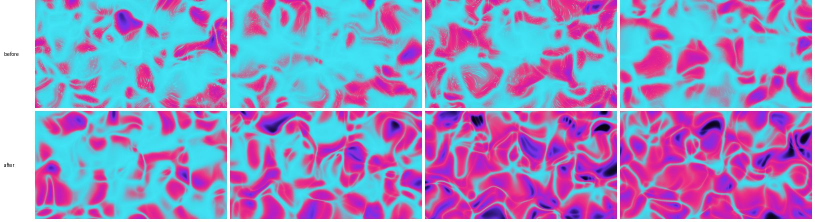
#> input picture worktree-audio-engine-picture/stills-677-caustics-bj.jpg, 1630 x 444 px (shown at 1/2 size)
$ python -i reflook.py   (imports and definitions only)
#> lines starting #> are read from the running program, lines starting #| are printed output that depends on the picture; after the words box and inside, x2 and y2 are one past the last pixel; in counts of white or black regions, pixels touching at a corner belong together
"""
reflook: measure the *picture* of a reference video as structure, not
statistics — the half of tools/ref-scan.py that answers "what is drawn":
how many lit objects, what shapes, how big at what distance from the
centre, how thick the strokes, how far the glow reaches, what colours, and
how it all moves. ref-scan.py calls measure_look() once per visual regime
and writes the result into the bundle as

    report.md   "## Picture, measured": one block per regime, numbers first
    look.json   every detected object (r, angle, size, class, hue, stroke…)
    look.png    per regime: the full-resolution frame, a centre crop, and
                the detection overlay (contours coloured by shape class) —
                the check that the numbers describe what you would see

Coordinates: r is the distance from the frame centre in half-heights (r = 1
at the top/bottom edge), angles in degrees counter-clockwise from +x on
screen. Object sizes are the major axis in the same units; strokes and
glow are pixels of the decoded frame, stated with the frame size.

Why full resolution here when ref-scan.py decodes at a 480×270 budget: a
neon stroke is 2-6 px at 720p — at 480 wide it is under a pixel and the
line and its glow merge into one blob. Only a few frames per clip are
measured this way (one per regime, plus a short window for optical flow),
so the cost stays small.

What each measurement is for, when adapting the look:
  objects / classes / hollow share   what to draw, and whether as outlines or fills
  size ∝ r^b                          b ≈ 1 is a perspective tunnel (size grows
                                      with distance from the vanishing point);
                                      b ≈ 0 is a flat pattern
  rings, fold, on-axis share          where things sit: how many depth rings are
                                      visible at once, rotational multiplicity,
                                      cardinal vs diagonal placement
  stroke inner/outer, glow e-fold     line width in px near the centre vs the
                                      edge, and the bloom radius in px
  hues                                the palette as hue angles with shares
  ground, vignette                    the black: its colour, and centre/edge
  flow p, v, rotation                 radial speed ∝ r^p: p ≈ 1 is a flat
                                      pattern being scaled (a zoom); p ≈ 2 is
                                      a fly-through along the axis (a ring at
                                      depth z sits at r ∝ 1/z and moves at
                                      dr/dt ∝ r²); its magnitude, and the spin
  streak elongation                   motion-blur length: how stretched objects
                                      are along the radial direction at the
                                      edge vs the centre
"""
from __future__ import annotations

import json
import math
import subprocess
from pathlib import Path

import cv2
import numpy as np

FLOW_W = 640  # optical-flow working width
FLOW_FRAMES = 12  # frames at FLOW_FPS around the regime's representative
FLOW_FPS = 30
MIN_AREA_FRAC = 1.5e-5  # smallest object kept, as a share of frame pixels (14 px at 720p)
THR_FLOOR = 0.18  # luminance floor for "lit"
RIDGE_PX = 9  # neighbourhood for the local-maximum test — about a stroke plus its near halo
RIDGE_FRAC = 0.45  # lit = within this fraction of the local maximum (a halo sits well below)
CONTRAST_SIGMA = 20  # px; the surroundings a lit pixel must stand above
CONTRAST_MIN = 0.06  # by at least this much luminance
ARROW_SCALE = 6  # track arrows in the overlay are drawn this many steps long
TRACK_DT = 1 / FLOW_FPS  # frame pair spacing for object tracking
TRACK_MAX_MOVE = 0.06  # a match may move at most this×(1+r) half-heights in one step
TRACK_MAX_TURN = 4.0  # degrees of angular change allowed per step (the spin, plus slack)
GATE_CLASSES = ("hex ring", "frame", "ring", "panel", "disc")  # the compact objects the perspective law is fitted on
GLOW_RINGS = (1, 2, 4, 8, 16, 32)  # distances outside the lit mask, px
GROUND_DIST = 40  # px away from anything lit counts as ground
RING_GAP = 0.06  # objects closer in r than this×(1+r) share a ring
AXIS_TOL = 0.15  # share of the fold period that counts as "on" an axis
HUE_NAMES = ["red", "orange", "yellow", "chartreuse", "green", "spring", "cyan", "azure", "blue", "violet", "magenta", "rose"]
CLASS_COLOURS = {
    "hex ring": (0, 255, 200), "frame": (80, 160, 255), "ring": (200, 255, 80), "bar": (255, 120, 0),
    "panel": (255, 60, 200), "disc": (255, 255, 0), "blob": (160, 160, 160),
}


# ---- frames ----------------------------------------------------------------------


# [9 lines left out: function decode_at, not called in this run]


def luminance(rgb: np.ndarray) -> np.ndarray:
    f = rgb.astype(np.float32) / 255.0
    return 0.2126 * f[..., 0] + 0.7152 * f[..., 1] + 0.0722 * f[..., 2]


def lit_mask(lum: np.ndarray) -> tuple[np.ndarray, float]:
    """The neon cores: a pixel is lit when it is above a floor set from the
    frame's dark level *and* within RIDGE_FRAC of the brightest pixel in its
    neighbourhood — so a line's own halo (a fraction of its core) stays out
    however bright the bloom, while a dim far object, brightest in its own
    patch, stays in."""
    floor = max(THR_FLOOR, float(np.percentile(lum, 20)) + 0.12)
    k = cv2.getStructuringElement(cv2.MORPH_ELLIPSE, (RIDGE_PX, RIDGE_PX))
    local_max = cv2.dilate(lum, k)
    # Haze and bloom are flat: a lit pixel must also stand above its wider
    # surroundings, which a broad glow does not.
    contrast = lum - cv2.GaussianBlur(lum, (0, 0), CONTRAST_SIGMA)
    return (lum > floor) & (lum > RIDGE_FRAC * local_max) & (contrast > CONTRAST_MIN), floor


# ---- objects ---------------------------------------------------------------------


def hue_name(deg: float) -> str:
    return HUE_NAMES[int(((deg + 15) % 360) // 30)]


def classify(hollow: bool, verts: int, elong: float) -> str:
    if elong > 3.0:
        return "bar"
    if hollow:
        if 5 <= verts <= 7:
            return "hex ring"
        if verts == 4:
            return "frame"
        return "ring"
    if verts == 4:
        return "panel"
    if verts >= 8:
        return "disc"
    return "blob"


def describe_objects(rgb: np.ndarray, mask: np.ndarray) -> list[dict]:
    H, W = mask.shape
    cx0, cy0, half = W / 2, H / 2, H / 2
    hsv = cv2.cvtColor(rgb, cv2.COLOR_RGB2HSV)
    n, lab, stats, cents = cv2.connectedComponentsWithStats(mask.astype(np.uint8), connectivity=8)
    min_area = max(6, MIN_AREA_FRAC * W * H)
    out = []
    for i in range(1, n):
        area = int(stats[i, cv2.CC_STAT_AREA])
        if area < min_area:
            continue
        x, y, bw, bh = (int(stats[i, k]) for k in (cv2.CC_STAT_LEFT, cv2.CC_STAT_TOP, cv2.CC_STAT_WIDTH, cv2.CC_STAT_HEIGHT))
        comp = (lab[y : y + bh, x : x + bw] == i).astype(np.uint8)
        contours, hier = cv2.findContours(comp, cv2.RETR_CCOMP, cv2.CHAIN_APPROX_SIMPLE)
        if not contours:
            continue
        outer_i = max(range(len(contours)), key=lambda k: cv2.contourArea(contours[k]))
        outer = contours[outer_i]
        holes = 0.0
        if hier is not None:
            for k, hrow in enumerate(hier[0]):
                if hrow[3] == outer_i:
                    holes += cv2.contourArea(contours[k])
        enclosed = area + holes
        hollow = holes > 0.25 * enclosed
        peri = cv2.arcLength(outer, True)
        verts = len(cv2.approxPolyDP(outer, 0.03 * peri, True)) if peri > 0 else 0
        if len(outer) >= 5:
            (ex, ey), (ax1, ax2), ang = cv2.fitEllipse(outer)
            major, minor = max(ax1, ax2), max(1e-3, min(ax1, ax2))
            # fitEllipse's angle is the minor axis' bearing in image coords (y down)
            major_ang = math.radians(ang + (90.0 if ax1 < ax2 else 0.0))
        else:
            major, minor = float(max(bw, bh)), float(max(1, min(bw, bh)))
            major_ang = 0.0 if bw >= bh else math.pi / 2
        elong = major / minor
        cx, cy = float(cents[i][0]), float(cents[i][1])
        dx, dy = cx - cx0, cy - cy0
        r = math.hypot(dx, dy) / half
        theta = math.degrees(math.atan2(-dy, dx)) % 360.0  # screen ccw, y up
        radial_dir = math.atan2(dy, dx)  # image coords, y down — same frame as major_ang
        radial_align = abs(math.cos(major_ang - radial_dir))
        sel = comp > 0
        hh = hsv[y : y + bh, x : x + bw][sel]
        wts = (hh[:, 1].astype(np.float32) / 255.0) * (hh[:, 2].astype(np.float32) / 255.0) + 1e-6
        hue_rad = hh[:, 0].astype(np.float32) * (2 * math.pi / 180.0)
        hue = math.degrees(math.atan2(np.sum(wts * np.sin(hue_rad)), np.sum(wts * np.cos(hue_rad)))) % 360.0
        sat = float(np.average(hh[:, 1] / 255.0, weights=wts))
        if hollow:
            dt = cv2.distanceTransform(comp, cv2.DIST_L2, 3)
            stroke = float(2.0 * np.median(dt[sel]))
        else:
            stroke = float(minor)
        out.append({
            "_r": r, "_theta": theta, "_half": half,
            "r": round(r, 3), "theta": round(theta, 1), "size": round(major / half, 4), "elong": round(elong, 2),
            "radialAlign": round(radial_align, 2), "areaPx": area, "hollow": bool(hollow), "verts": int(verts),
            "class": classify(hollow, verts, elong), "hue": round(hue, 1), "sat": round(sat, 2),
            "strokePx": round(stroke, 1), "bbox": [x, y, bw, bh], "cx": round(cx, 1), "cy": round(cy, 1),
        })
    return out


# ---- aggregates ------------------------------------------------------------------


def fit_power(xs: np.ndarray, ys: np.ndarray) -> tuple[float, float] | None:
    ok = (xs > 0) & (ys > 0)
    if ok.sum() < 4:
        return None
    b, a = np.polyfit(np.log(xs[ok]), np.log(ys[ok]), 1)
    return float(b), float(a)


def find_rings(objs: list[dict]) -> list[dict]:
    """Peaks of the object-count density along r (log-spaced bins, since a
    tunnel's rings crowd toward the centre): each peak is a depth ring, with
    the number of objects it holds."""
    rs = np.array([o["r"] for o in objs if o["r"] > 0.02])
    if len(rs) < 3:
        return []
    edges = np.exp(np.linspace(np.log(0.02), np.log(2.0), 41))
    hist, _ = np.histogram(rs, bins=edges)
    sm = np.convolve(hist.astype(float), [0.25, 0.5, 0.25], mode="same")
    mids = np.sqrt(edges[:-1] * edges[1:])
    out = []
    for i in range(1, len(sm) - 1):
        if sm[i] >= sm[i - 1] and sm[i] > sm[i + 1] and sm[i] >= max(1.0, 0.15 * sm.max()):
            lo, hi = edges[max(0, i - 1)], edges[min(len(edges) - 1, i + 2)]
            out.append({"r": round(float(mids[i]), 2), "n": int(((rs >= lo) & (rs < hi)).sum())})
    return out


def estimate_fold(objs: list[dict]) -> tuple[int, float]:
    """Largest rotational multiplicity under which most objects have a
    partner at the same r, rotated by one period."""
    pts = [(o["r"], o["theta"]) for o in objs if o["r"] > 0.04]
    if len(pts) < 4:
        return 1, 0.0
    best = (1, 0.0)
    for f in range(2, 9):
        per = 360.0 / f
        hit = 0
        for r, th in pts:
            t2 = (th + per) % 360.0
            if any(abs(r2 - r) < 0.08 * (1 + r) and min(abs(th2 - t2), 360 - abs(th2 - t2)) < 8.0 for r2, th2 in pts):
                hit += 1
        score = hit / len(pts)
        if score >= 0.6 and score >= best[1] - 0.05:
            best = (f, score)
    return best


def axis_shares(objs: list[dict], fold: int) -> tuple[float, float]:
    if fold < 2 or not objs:
        return 0.0, 0.0
    per = 360.0 / fold
    on, diag = 0, 0
    for o in objs:
        ph = o["theta"] % per
        d_axis = min(ph, per - ph)
        d_diag = abs(ph - per / 2)
        if d_axis < AXIS_TOL * per:
            on += 1
        elif d_diag < AXIS_TOL * per:
            diag += 1
    return on / len(objs), diag / len(objs)


def hue_clusters(objs: list[dict]) -> list[dict]:
    if not objs:
        return []
    bins = np.zeros(12)
    for o in objs:
        if o["sat"] < 0.15:
            continue
        bins[int(((o["hue"] + 15) % 360) // 30)] += o["areaPx"]
    tot = bins.sum()
    if tot <= 0:
        return [{"name": "white", "deg": 0, "share": 1.0}]
    order = np.argsort(-bins)
    return [{"name": HUE_NAMES[i], "deg": int(i * 30), "share": round(float(bins[i] / tot), 2)} for i in order[:4] if bins[i] / tot >= 0.05]


def glow_profile(lum: np.ndarray, mask: np.ndarray) -> dict:
    """Mean luminance at rings of distance outside the lit mask, and the
    e-fold length of an exponential fitted to it above the ground level."""
    dist = cv2.distanceTransform((~mask).astype(np.uint8), cv2.DIST_L2, 3)
    ground = float(lum[dist > GROUND_DIST].mean()) if np.any(dist > GROUND_DIST) else 0.0
    core = float(lum[mask].mean()) if mask.any() else 1.0
    prof = []
    for d in GLOW_RINGS:
        sel = (dist >= d) & (dist < d * 1.4 + 0.5)
        prof.append(float(lum[sel].mean()) if sel.any() else ground)
    ds = np.array(GLOW_RINGS, dtype=np.float64)
    ys = np.array(prof) - ground
    ok = ys > 0.01
    efold = None
    if ok.sum() >= 3:
        slope, _ = np.polyfit(ds[ok], np.log(ys[ok]), 1)
        if slope < 0:
            efold = float(-1.0 / slope)
    return {"ground": round(ground, 4), "core": round(core, 3), "profile": [round(p, 4) for p in prof],
            "efoldPx": None if efold is None else round(efold, 1),
            "haloRatio": round(float((prof[2] - ground) / max(1e-3, core - ground)), 3)}


def ground_colour(rgb: np.ndarray, lum: np.ndarray, mask: np.ndarray) -> dict:
    H, W = mask.shape
    dist = cv2.distanceTransform((~mask).astype(np.uint8), cv2.DIST_L2, 3)
    far = dist > GROUND_DIST
    yy, xx = np.mgrid[0:H, 0:W]
    rr = np.hypot(yy - H / 2, xx - W / 2) / (H / 2)
    if not far.any():
        return {"hex": "#000000", "vignette": 1.0}
    c = rgb[far].mean(axis=0).astype(int)
    inner, outer = far & (rr < 0.35), far & (rr > 0.75)
    vig = float(lum[inner].mean() / max(1e-4, lum[outer].mean())) if inner.any() and outer.any() else 1.0
    return {"hex": "#%02x%02x%02x" % tuple(c), "vignette": round(vig, 2)}


# [83 lines left out: functions track_objects, flow_profile, not called in this run]


# ---- one regime ------------------------------------------------------------------


def measure_frame(rgb: np.ndarray) -> dict:
    lum = luminance(rgb)
    mask, thr = lit_mask(lum)
    objs = describe_objects(rgb, mask)
    H, W = mask.shape
    classes: dict[str, int] = {}
    for o in objs:
        classes[o["class"]] = classes.get(o["class"], 0) + 1
    fold, fold_score = estimate_fold(objs)
    on_axis, on_diag = axis_shares(objs, fold)
    # The perspective law is fitted on the gates (GATE_CLASSES) when there are
    # enough of them, else on the substantial objects: streak fragments and
    # specks of bloom sit at every r at the same size and flatten the slope.
    gates = [o for o in objs if o["class"] in GATE_CLASSES and o["r"] > 0.05]
    big = [o for o in objs if o["areaPx"] >= np.median([q["areaPx"] for q in objs]) and o["r"] > 0.05] if objs else []
    fit_set, fit_on = (gates, "gates") if len(gates) >= 6 else (big, "substantial objects")
    rs = np.array([o["r"] for o in fit_set]) if fit_set else np.zeros(0)
    sizes = np.array([o["size"] for o in fit_set]) if fit_set else np.zeros(0)
    fit = fit_power(rs, sizes) if len(fit_set) else None
    # The envelope: how big the biggest things are at each distance — what a
    # perspective model must reproduce even when fragments flatten the fit.
    env = {}
    for lo, hi, key in ((0.1, 0.3, "r0.1-0.3"), (0.3, 0.6, "r0.3-0.6"), (0.6, 1.0, "r0.6-1.0"), (1.0, 2.0, "r>1")):
        s = [o["size"] for o in objs if lo <= o["r"] < hi]
        env[key] = round(float(np.percentile(s, 90)), 3) if len(s) >= 2 else None
    hollow = [o for o in objs if o["hollow"]]
    # 3D cue: an outline with another lit object inside its hole is a prism or
    # a frame seen with depth (the far face shows through the near one).
    nested = 0
    for o in hollow:
        x, y, bw, bh = o["bbox"]
        inner = [q for q in objs if q is not o and x < q["cx"] < x + bw and y < q["cy"] < y + bh and q["areaPx"] < o["areaPx"]]
        if inner:
            nested += 1
    inner = [o["strokePx"] for o in hollow if o["r"] < 0.45]
    outer = [o["strokePx"] for o in hollow if o["r"] >= 0.45]
    el_in = [o["elong"] for o in objs if o["r"] < 0.45]
    el_out = [o["elong"] for o in objs if o["r"] >= 0.45]
    radial_share = float(np.mean([o["radialAlign"] > 0.8 for o in objs if o["elong"] > 1.5])) if any(o["elong"] > 1.5 for o in objs) else 0.0
    return {
        "size": [W, H], "thr": round(thr, 3), "litShare": round(float(mask.mean()), 4), "n": len(objs), "classes": classes,
        "hollowShare": round(len(hollow) / len(objs), 2) if objs else 0.0,
        "nestedShare": round(nested / len(hollow), 2) if hollow else 0.0,
        "sizeFit": None if fit is None else {"b": round(fit[0], 2), "at03": round(float(math.exp(fit[1]) * 0.3 ** fit[0]), 3),
                                              "at09": round(float(math.exp(fit[1]) * 0.9 ** fit[0]), 3), "on": fit_on, "n": len(fit_set)},
        "sizeEnvelope": env,
        "rings": find_rings(objs), "fold": fold, "foldScore": round(fold_score, 2),
        "onAxis": round(on_axis, 2), "onDiag": round(on_diag, 2),
        "stroke": {"innerPx": round(float(np.median(inner)), 1) if inner else None, "outerPx": round(float(np.median(outer)), 1) if outer else None},
        "streak": {"innerElong": round(float(np.median(el_in)), 2) if el_in else None, "outerElong": round(float(np.median(el_out)), 2) if el_out else None,
                   "radialShare": round(radial_share, 2)},
        "hues": hue_clusters(objs), "glow": glow_profile(lum, mask), "ground": ground_colour(rgb, lum, mask),
        "objects": objs,
    }


# [21 lines left out: function overlay, not called in this run]


def strip_private(objs: list[dict]) -> list[dict]:
    return [{k: v for k, v in o.items() if not k.startswith("_")} for o in objs]


# [108 lines left out: functions centre_crop, measure_look, picture_lines, not called in this run]

>>> import cv2
>>> picture = cv2.cvtColor(cv2.imread('../worktree-audio-engine-picture/stills-677-caustics-bj.jpg'), cv2.COLOR_BGR2RGB)
>>> result = measure_frame(picture)
#> in luminance, `return 0.2126 * f[..., 0] + 0.7152 * f[..., 1] + 0.0722 * f[..., 2]`:
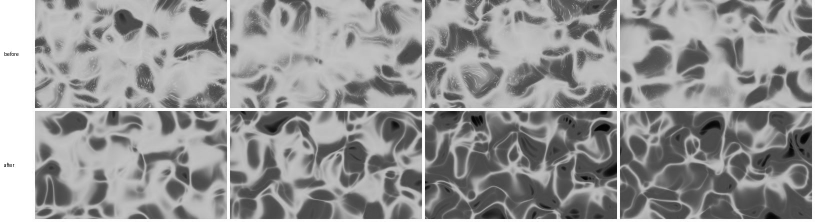
#> returned value: shape (444, 1630) float32 (shown at 1/2 size); min 0, max 1, mean 0.583
#> in lit_mask, `floor = max(THR_FLOOR, float(np.percentile(lum, 20)) + 0.12)`: floor = 0.465
#> in measure_frame, `mask, thr = lit_mask(lum)`:
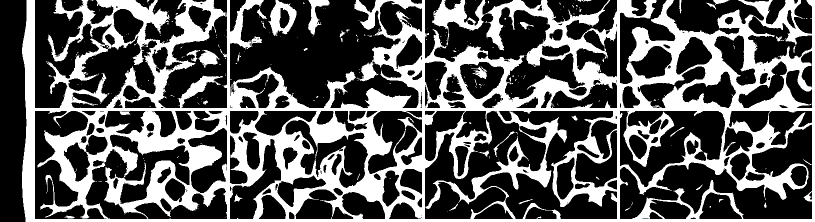
#> mask: shape (444, 1630) bool (shown at 1/2 size); 35.1% white; 292 white regions (258 under 20 px), largest, box (x1, y1, x2, y2) and area: (44, 0, 1630, 444) 246474, (537, 0, 593, 72) 1984, (616, 0, 659, 71) 1138
#> in describe_objects, `hsv = cv2.cvtColor(rgb, cv2.COLOR_RGB2HSV)`: hsv: shape (444, 1630, 3); mean H, S, V 120, 150.2, 218.4
#> in describe_objects, `n, lab, stats, cents = cv2.connectedComponentsWithStats(mask.astype(np..`:
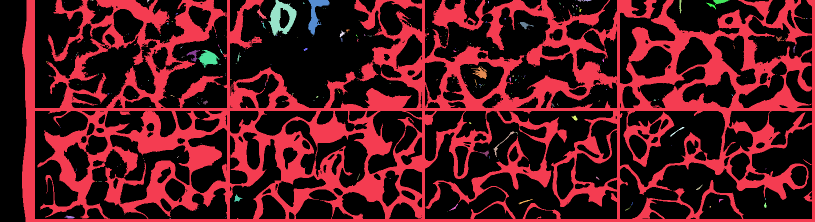
#> lab: shape (444, 1630) int32 (shown at 1/2 size); 293 distinct labels, from 0 to 292; one colour per label, 0 black
#> in describe_objects, `n, lab, stats, cents = cv2.connectedComponentsWithStats(mask.astype(np..`: n = 293; stats = 293 rows, first 6: [0, 0, 1624, 444, 470031], [44, 0, 1586, 444, 246474], [181, 0, 1, 1, 1], [183, 0, 4, 2, 5], [294, 0, 5, 5, 13], [537, 0, 56, 72, 1984]; cents = 293 pairs, first value 93 to 1613, second value 0 to 436
#> the loop in describe_objects, `for i in range(1, n):` made 292 passes
#> (area, x, y, bw, bh, contours, enclosed, hollow) on passes 9, 10, 11, 12, 17, 27, 52: (25, 1155, 0, 12, 4, 1 contour, all with area under 20, 25, False), (31, 1167, 0, 16, 3, 1 contour, all with area under 20, 31, False), (82, 1358, 0, 5, 27, 1 contour; box (x1, y1, x2, y2) and area: (0, 0, 5, 27) 54, 82, False), (171, 1426, 0, 33, 10, 1 contour; box (x1, y1, x2, y2) and area: (0, 0, 33, 10) 135, 171, False), (79, 1413, 5, 19, 14, 1 contour; box (x1, y1, x2, y2) and area: (0, 0, 19, 14) 56, 79, False), (139, 514, 17, 20, 21, 1 contour; box (x1, y1, x2, y2) and area: (0, 0, 20, 21) 110, 139, False), (159, 1040, 44, 28, 14, 1 contour; box (x1, y1, x2, y2) and area: (0, 0, 28, 14) 125, 159, False)
#> (area, x, y, bw, bh, enclosed, hollow, peri) on passes 1, 5, 6: (246474, 44, 0, 1586, 444, 590246.5, True, 13005.5), (1984, 537, 0, 56, 72, 2627.5, False, 254.1), (1138, 616, 0, 43, 71, 1148.5, False, 253.7)
#> pass 1, in describe_objects, `comp = (lab[y : y + bh, x : x + bw] == i).astype(np.uint8)`:
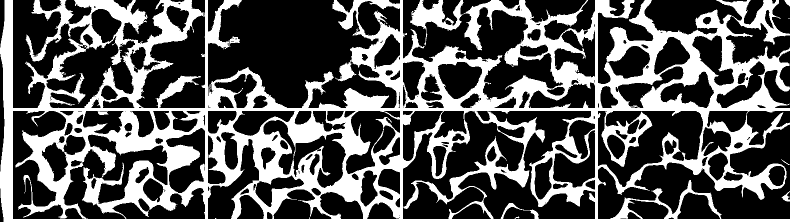
#> comp: shape (444, 1586) (shown at 1/2 size); values 0 (black) and 1 (white), 35% white; 1 white region, box (x1, y1, x2, y2) and area: (0, 0, 1586, 444) 246474
#> pass 1, in describe_objects, `dt = cv2.distanceTransform(comp, cv2.DIST_L2, 3)`:
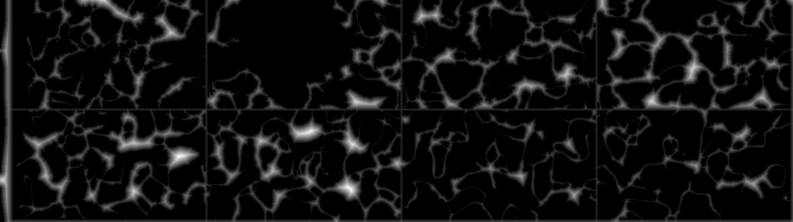
#> dt: shape (444, 1586) float32 (shown at 1/2 size); min 0, max 21.97, mean 1.4; drawn with min black and max white
#> the loop in measure_frame, `for o in objs:` made 49 passes
#> the loop in measure_frame, `for o in hollow:` made 1 pass
#> the loop in find_rings, `for i in range(1, len(sm) - 1):` made 38 passes
#> the loop in hue_clusters, `for o in objs:` made 49 passes
#> after the loop in glow_profile, `for d in GLOW_RINGS:`: sel: shape (444, 1630) bool; 1.1% white; 7 white regions (5 under 20 px), largest, box (x1, y1, x2, y2) and area: (0, 0, 20, 444) 5939, (565, 90, 684, 168) 2285
#> in ground_colour, `far = dist > GROUND_DIST`: far: shape (444, 1630) bool; 0.52% white; 3 white regions, box (x1, y1, x2, y2) and area: (0, 0, 12, 444) 3467, (601, 137, 624, 157) 208, (646, 109, 665, 123) 103
#> in ground_colour, `yy, xx = np.mgrid[0:H, 0:W]`:
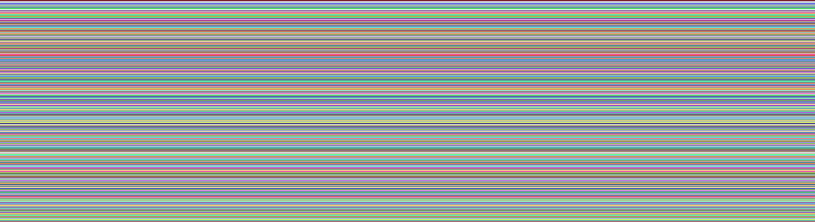
#> yy: shape (444, 1630) int64 (shown at 1/2 size); 444 distinct labels, from 0 to 443; one colour per label, 0 black
#> in ground_colour, `rr = np.hypot(yy - H / 2, xx - W / 2) / (H / 2)`:
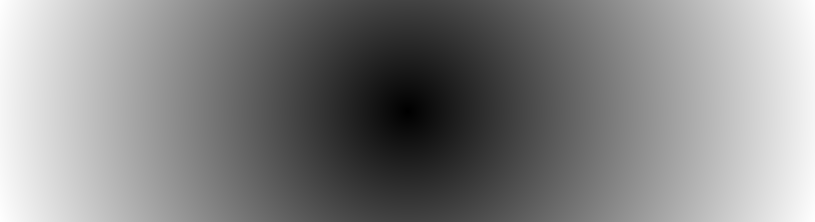
#> rr: shape (444, 1630) float64 (shown at 1/2 size); min 0, max 3.8, mean 1.96; drawn with min black and max white
#> in ground_colour, `inner, outer = far & (rr < 0.35), far & (rr > 0.75)`: inner: shape (444, 1630) bool; every value is 0
